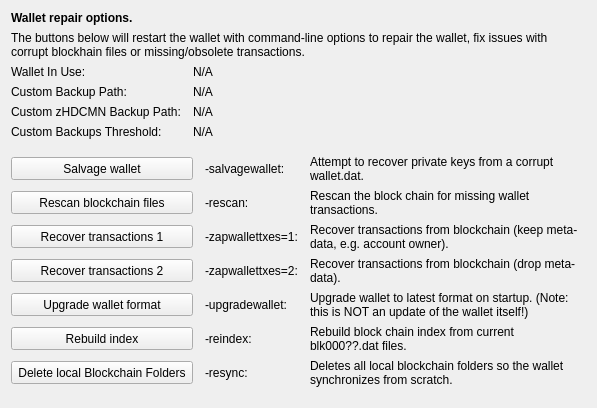
     <widget class="QWidget" name="tab_repair">
      <attribute name="title">
       <string>&amp;Wallet Repair</string>
      </attribute>
      <layout class="QGridLayout" name="gridLayout_4" columnstretch="0,0,0,0">
       <property name="horizontalSpacing">
        <number>12</number>
       </property>
       <item row="0" column="0" colspan="4">
        <widget class="QLabel" name="label_repair_header">
         <property name="font">
          <font>
           <weight>75</weight>
           <bold>true</bold>
          </font>
         </property>
         <property name="text">
          <string>Wallet repair options.</string>
         </property>
        </widget>
       </item>
       <item row="1" column="0" colspan="4">
        <widget class="QLabel" name="label_repair_helptext">
         <property name="font">
          <font>
           <weight>50</weight>
           <bold>false</bold>
          </font>
         </property>
         <property name="text">
          <string>The buttons below will restart the wallet with command-line options to repair the wallet, fix issues with corrupt blockhain files or missing/obsolete transactions.</string>
         </property>
         <property name="wordWrap">
          <bool>true</bool>
         </property>
        </widget>
       </item>
       <item row="2" column="0">
        <widget class="QLabel" name="wallet_path_label">
         <property name="text">
          <string>Wallet In Use:</string>
         </property>
        </widget>
       </item>
       <item row="2" column="1" colspan="3">
        <widget class="QLabel" name="wallet_path">
         <property name="cursor">
          <cursorShape>IBeamCursor</cursorShape>
         </property>
         <property name="text">
          <string>N/A</string>
         </property>
         <property name="textFormat">
          <enum>Qt::PlainText</enum>
         </property>
         <property name="textInteractionFlags">
          <set>Qt::LinksAccessibleByMouse|Qt::TextSelectableByKeyboard|Qt::TextSelectableByMouse</set>
         </property>
        </widget>
       </item>
       <item row="3" column="0">
        <widget class="QLabel" name="wallet_custombackuppath_label">
         <property name="text">
          <string>Custom Backup Path:</string>
         </property>
         <property name="visible">
          <bool>false</bool>
         </property>
        </widget>
       </item>
       <item row="3" column="1" colspan="3">
        <widget class="QLabel" name="wallet_custombackuppath">
         <property name="cursor">
          <cursorShape>IBeamCursor</cursorShape>
         </property>
         <property name="text">
          <string>N/A</string>
         </property>
         <property name="textFormat">
          <enum>Qt::PlainText</enum>
         </property>
         <property name="textInteractionFlags">
          <set>Qt::LinksAccessibleByMouse|Qt::TextSelectableByKeyboard|Qt::TextSelectableByMouse</set>
         </property>
         <property name="visible">
          <bool>false</bool>
         </property>
        </widget>
       </item>
       <item row="4" column="0">
        <widget class="QLabel" name="wallet_customzhdcmnbackuppath_label">
         <property name="text">
          <string>Custom zHDCMN Backup Path:</string>
         </property>
         <property name="visible">
          <bool>false</bool>
         </property>
        </widget>
       </item>
       <item row="4" column="1" colspan="3">
        <widget class="QLabel" name="wallet_customzhdcmnbackuppath">
         <property name="cursor">
          <cursorShape>IBeamCursor</cursorShape>
         </property>
         <property name="text">
          <string>N/A</string>
         </property>
         <property name="textFormat">
          <enum>Qt::PlainText</enum>
         </property>
         <property name="textInteractionFlags">
          <set>Qt::LinksAccessibleByMouse|Qt::TextSelectableByKeyboard|Qt::TextSelectableByMouse</set>
         </property>
         <property name="visible">
          <bool>false</bool>
         </property>
        </widget>
       </item>
       <item row="5" column="0">
        <widget class="QLabel" name="wallet_custombackupthreshold_label">
         <property name="text">
          <string>Custom Backups Threshold:</string>
         </property>
         <property name="visible">
          <bool>false</bool>
         </property>
        </widget>
       </item>
       <item row="5" column="1" colspan="3">
        <widget class="QLabel" name="wallet_custombackupthreshold">
         <property name="cursor">
          <cursorShape>IBeamCursor</cursorShape>
         </property>
         <property name="text">
          <string>N/A</string>
         </property>
         <property name="textFormat">
          <enum>Qt::PlainText</enum>
         </property>
         <property name="textInteractionFlags">
          <set>Qt::LinksAccessibleByMouse|Qt::TextSelectableByKeyboard|Qt::TextSelectableByMouse</set>
         </property>
         <property name="visible">
          <bool>false</bool>
         </property>
        </widget>
       </item>
       <item row="6" column="0">
        <spacer name="verticalSpacer_repair1">
         <property name="orientation">
          <enum>Qt::Vertical</enum>
         </property>
         <property name="sizeHint" stdset="0">
          <size>
           <width>10</width>
           <height>10</height>
          </size>
         </property>
        </spacer>
       </item>
       <item row="7" column="0" colspan="2">
        <widget class="QPushButton" name="btn_salvagewallet">
         <property name="minimumSize">
          <size>
           <width>100</width>
           <height>23</height>
          </size>
         </property>
         <property name="text">
          <string>Salvage wallet</string>
         </property>
        </widget>
       </item>
       <item row="7" column="2">
        <widget class="QLabel" name="label_repair_salvage_command">
         <property name="text">
          <string notr="true">-salvagewallet:</string>
         </property>
        </widget>
       </item>
       <item row="7" column="3">
        <widget class="QLabel" name="label_repair_salvage">
         <property name="text">
          <string>Attempt to recover private keys from a corrupt wallet.dat.</string>
         </property>
         <property name="wordWrap">
          <bool>true</bool>
         </property>
        </widget>
       </item>
       <item row="8" column="0" colspan="2">
        <widget class="QPushButton" name="btn_rescan">
         <property name="minimumSize">
          <size>
           <width>100</width>
           <height>23</height>
          </size>
         </property>
         <property name="text">
          <string>Rescan blockchain files</string>
         </property>
        </widget>
       </item>
       <item row="8" column="2">
        <widget class="QLabel" name="label_repair_rescan_command">
         <property name="text">
          <string notr="true">-rescan:</string>
         </property>
        </widget>
       </item>
       <item row="8" column="3">
        <widget class="QLabel" name="label_repair_rescan">
         <property name="text">
          <string>Rescan the block chain for missing wallet transactions.</string>
         </property>
         <property name="wordWrap">
          <bool>true</bool>
         </property>
        </widget>
       </item>
       <item row="9" column="0" colspan="2">
        <widget class="QPushButton" name="btn_zapwallettxes1">
         <property name="minimumSize">
          <size>
           <width>100</width>
           <height>23</height>
          </size>
         </property>
         <property name="text">
          <string>Recover transactions 1</string>
         </property>
        </widget>
       </item>
       <item row="9" column="2">
        <widget class="QLabel" name="label_repair_zap1_command">
         <property name="text">
          <string notr="true">-zapwallettxes=1:</string>
         </property>
        </widget>
       </item>
       <item row="9" column="3">
        <widget class="QLabel" name="label_repair_zap1">
         <property name="text">
          <string>Recover transactions from blockchain (keep meta-data, e.g. account owner).</string>
         </property>
         <property name="wordWrap">
          <bool>true</bool>
         </property>
        </widget>
       </item>
       <item row="10" column="0" colspan="2">
        <widget class="QPushButton" name="btn_zapwallettxes2">
         <property name="minimumSize">
          <size>
           <width>100</width>
           <height>23</height>
          </size>
         </property>
         <property name="text">
          <string>Recover transactions 2</string>
         </property>
        </widget>
       </item>
       <item row="10" column="2">
        <widget class="QLabel" name="label_repair_zap2_command">
         <property name="text">
          <string notr="true">-zapwallettxes=2:</string>
         </property>
        </widget>
       </item>
       <item row="10" column="3">
        <widget class="QLabel" name="label_repair_zap2">
         <property name="text">
          <string>Recover transactions from blockchain (drop meta-data).</string>
         </property>
         <property name="wordWrap">
          <bool>true</bool>
         </property>
        </widget>
       </item>
       <item row="11" column="0" colspan="2">
        <widget class="QPushButton" name="btn_upgradewallet">
         <property name="minimumSize">
          <size>
           <width>100</width>
           <height>23</height>
          </size>
         </property>
         <property name="text">
          <string>Upgrade wallet format</string>
         </property>
        </widget>
       </item>
       <item row="11" column="2">
        <widget class="QLabel" name="label_repair_upgrade_command">
         <property name="text">
          <string notr="true">-upgradewallet:</string>
         </property>
        </widget>
       </item>
       <item row="11" column="3">
        <widget class="QLabel" name="label_repair_upgrade">
         <property name="text">
          <string>Upgrade wallet to latest format on startup. (Note: this is NOT an update of the wallet itself!)</string>
         </property>
         <property name="wordWrap">
          <bool>true</bool>
         </property>
        </widget>
       </item>
       <item row="12" column="0" colspan="2">
        <widget class="QPushButton" name="btn_reindex">
         <property name="minimumSize">
          <size>
           <width>100</width>
           <height>23</height>
          </size>
         </property>
         <property name="text">
          <string>Rebuild index</string>
         </property>
        </widget>
       </item>
       <item row="12" column="2">
        <widget class="QLabel" name="label_repair_reindex_command">
         <property name="text">
          <string notr="true">-reindex:</string>
         </property>
        </widget>
       </item>
       <item row="12" column="3">
        <widget class="QLabel" name="label_repair_reindex">
         <property name="text">
          <string>Rebuild block chain index from current blk000??.dat files.</string>
         </property>
         <property name="wordWrap">
          <bool>true</bool>
         </property>
        </widget>
       </item>
       <item row="13" column="0" colspan="2">
        <widget class="QPushButton" name="btn_resync">
         <property name="minimumSize">
          <size>
           <width>100</width>
           <height>23</height>
          </size>
         </property>
         <property name="text">
          <string>Delete local Blockchain Folders</string>
         </property>
        </widget>
       </item>
       <item row="13" column="2">
        <widget class="QLabel" name="label_repair_resync_command">
         <property name="text">
          <string>-resync:</string>
         </property>
        </widget>
       </item>
       <item row="13" column="3">
        <widget class="QLabel" name="label_repair_resync">
         <property name="text">
          <string>Deletes all local blockchain folders so the wallet synchronizes from scratch.</string>
         </property>
         <property name="wordWrap">
          <bool>true</bool>
         </property>
        </widget>
       </item>
       <item row="14" column="0">
        <spacer name="verticalSpacer_repair2">
         <property name="orientation">
          <enum>Qt::Vertical</enum>
         </property>
         <property name="sizeHint" stdset="0">
          <size>
           <width>20</width>
           <height>10</height>
          </size>
         </property>
        </spacer>
       </item>
      </layout>
     </widget>
